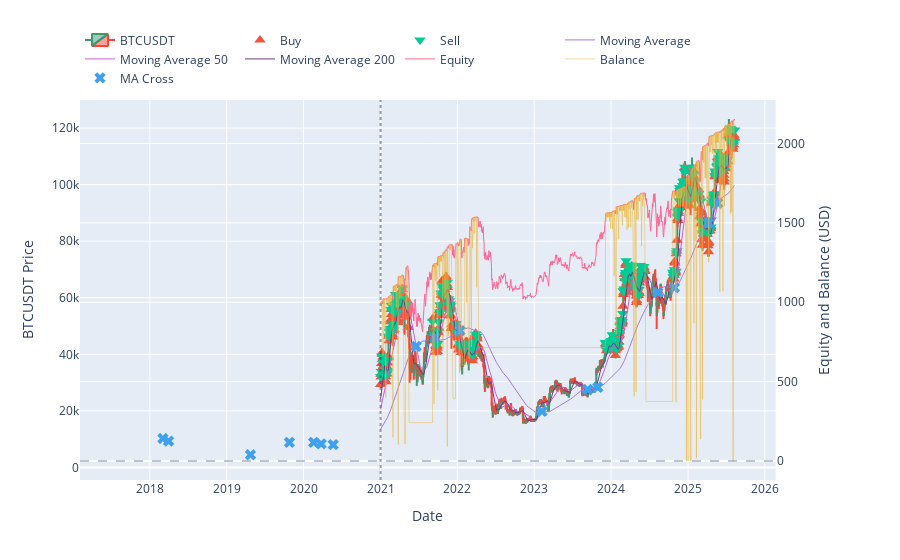

Notebook source saved alongside this figure:
### Code cell
# ---- PLOT: Candlesticks + Buy/Sell markers + Equity curve (secondary y-axis) ----
import plotly.graph_objects as go
from plotly.subplots import make_subplots
import pandas as pd

# 1) Build the same price window used for the forward test
window = df.loc[pd.to_datetime(deposit_date):pd.to_datetime(horizon_end)].copy()

# 2) Extract Buy/Sell points from your simulation outputs
buy_x = [t for (t, p, s) in buys_act]
buy_y = [p for (t, p, s) in buys_act]
sell_x = [t for (t, p, s) in sells_act]
sell_y = [p for (t, p, s) in sells_act]

# 3) Make a dual-axis figure: price on left, equity on right
fig = make_subplots(specs=[[{"secondary_y": True}]])

# Candlesticks (primary y)
fig.add_trace(
    go.Candlestick(
        x=window.index,
        open=window["open"], high=window["high"], low=window["low"], close=window["close"],
        name=f"{symbol}"
    ),
    secondary_y=False
)

# 4) Buy/Sell markers on price
if buy_x:
    fig.add_trace(
        go.Scatter(
            x=buy_x, y=buy_y,
            mode="markers",
            marker_symbol="triangle-up",
            marker_size=10,
            name="Buy",
            hovertemplate="Buy<br>%{x|%Y-%m-%d}<br>Price: %{y:.2f}<extra></extra>"
        ),
        secondary_y=False
    )

if sell_x:
    fig.add_trace(
        go.Scatter(
            x=sell_x, y=sell_y,
            mode="markers",
            marker_symbol="triangle-down",
            marker_size=10,
            name="Sell",
            hovertemplate="Sell<br>%{x|%Y-%m-%d}<br>Price: %{y:.2f}<extra></extra>"
        ),
        secondary_y=False
    )

# 5) Moving Average (secondary y)
fig.add_trace(
    go.Scatter(
        x=window.index,
        y=window["Moving Average 200"],
        mode="lines",
        name="Moving Average",
        hovertemplate="Moving Average<br>%{x|%Y-%m-%d}<br>$%{y:,.2f}<extra></extra>",
        line = dict(width=1, color = "#A679E0"),

    ),
    secondary_y=False
)

# 5) Moving Average (secondary y)
fig.add_trace(
    go.Scatter(
        x=window.index,
        y=window["Moving Average 50"],
        mode="lines",
        name="Moving Average 50",
        hovertemplate="Moving Average 50<br>%{x|%Y-%m-%d}<br>$%{y:,.2f}<extra></extra>",
        line = dict(width=1, color = "#C461CF"),

    ),
    secondary_y=False
)

# 5) Moving Average (secondary y)
fig.add_trace(
    go.Scatter(
        x=window.index,
        y=window["Moving Average"],
        mode="lines",
        name="Moving Average 200",
        hovertemplate="Moving Average 200<br>%{x|%Y-%m-%d}<br>$%{y:,.2f}<extra></extra>",
        line = dict(width=1, color = "#75387D"),

    ),
    secondary_y=False
)

# 5) Equity curve (secondary y)
fig.add_trace(
    go.Scatter(
        x=equity_act.index,
        y=equity_act["equity"],
        mode="lines",
        name="Equity",
        hovertemplate="Equity<br>%{x|%Y-%m-%d}<br>$%{y:,.2f}<extra></extra>",
        line = dict(width=1)
    ),
    secondary_y=True
)

# 5) Balance curve (secondary y)
fig.add_trace(
    go.Scatter(
        x=equity_act.index,
        y=equity_act["Balance"],
        mode="lines",
        name="Balance",
        hovertemplate="Balance<br>%{x|%Y-%m-%d}<br>$%{y:,.2f}<extra></extra>",
        line = dict(width=0.5, color = "#EDB437")

    ),
    secondary_y=True
)

# 6) Cross Mark =======================================================
fig.add_trace(
        go.Scatter(
            # x=df_cross1['time'], y=df_cross1['Moving Average'], # INPUT. Plot MA20 Crossing MA50
            # x=df_cross2['time'], y=df_cross2['Moving Average'], # INPUT. Plot MA20 Crossing MA200
            x=df_cross3['time'], y=df_cross3['Moving Average 50'],# INPUT. Plot MA50 Crossing MA200
            mode="markers",
            marker_symbol="x",
            marker_size=10,
            name="MA Cross",
            hovertemplate="MA Cross<br>%{x|%Y-%m-%d}<br>Price: %{y:.2f}<extra></extra>",
            marker = dict(color = "#3EA0EE")
        ),
        secondary_y=False
    )

# 6) Cosmetics: titles, axes, helpful guides
fig.update_layout(
    # title=f"Martingale • Candlesticks + Trades + Equity  |  {deposit_date} → {horizon_days}",
    legend=dict(orientation="h", yanchor="bottom", y=1.02, xanchor="left", x=0),
    hovermode="x unified"
)
fig.update_xaxes(title_text="Date", rangeslider_visible=False)

fig.update_yaxes(title_text=f"{symbol} Price", secondary_y=False)
fig.update_yaxes(title_text="Equity and Balance (USD)", secondary_y=True)

# Add a vertical line at the deposit/start date
fig.add_vline(x=pd.to_datetime(deposit_date), line_dash="dot", opacity=0.5)

# Optional: zero-equity reference line on the right axis
fig.add_hline(y=0, line_dash="dash", opacity=0.3, secondary_y=True)

fig.show()

### Figure 1 — Plotly figure (JSON) as saved in the notebook; plotly's stock layout.template omitted (floating-point values rounded to 4 significant figures; data arrays with more than 128 entries replaced by an {"elided": "..."} marker saying what was removed)
{"data": [{"close": {"elided": "1683 float values"}, "high": {"elided": "1683 float values"}, "low": {"elided": "1683 float values"}, "name": "BTCUSDT", "open": {"elided": "1683 float values"}, "type": "candlestick", "x": {"elided": "1683 str values"}, "xaxis": "x", "yaxis": "y"}, {"hovertemplate": "Buy<br>%{x|%Y-%m-%d}<br>Price: %{y:.2f}<extra></extra>", "marker": {"size": 10, "symbol": "triangle-up"}, "mode": "markers", "name": "Buy", "type": "scatter", "x": {"elided": "533 str values"}, "xaxis": "x", "y": {"elided": "533 float values"}, "yaxis": "y"}, {"hovertemplate": "Sell<br>%{x|%Y-%m-%d}<br>Price: %{y:.2f}<extra></extra>", "marker": {"size": 10, "symbol": "triangle-down"}, "mode": "markers", "name": "Sell", "type": "scatter", "x": {"elided": "235 str values"}, "xaxis": "x", "y": {"elided": "235 float values"}, "yaxis": "y"}, {"hovertemplate": "Moving Average<br>%{x|%Y-%m-%d}<br>$%{y:,.2f}<extra></extra>", "line": {"color": "#A679E0", "width": 1}, "mode": "lines", "name": "Moving Average", "type": "scatter", "x": {"elided": "1683 str values"}, "xaxis": "x", "y": {"elided": "1683 float values"}, "yaxis": "y"}, {"hovertemplate": "Moving Average 50<br>%{x|%Y-%m-%d}<br>$%{y:,.2f}<extra></extra>", "line": {"color": "#C461CF", "width": 1}, "mode": "lines", "name": "Moving Average 50", "type": "scatter", "x": {"elided": "1683 str values"}, "xaxis": "x", "y": {"elided": "1683 float values"}, "yaxis": "y"}, {"hovertemplate": "Moving Average 200<br>%{x|%Y-%m-%d}<br>$%{y:,.2f}<extra></extra>", "line": {"color": "#75387D", "width": 1}, "mode": "lines", "name": "Moving Average 200", "type": "scatter", "x": {"elided": "1683 str values"}, "xaxis": "x", "y": {"elided": "1683 float values"}, "yaxis": "y"}, {"hovertemplate": "Equity<br>%{x|%Y-%m-%d}<br>$%{y:,.2f}<extra></extra>", "line": {"width": 1}, "mode": "lines", "name": "Equity", "type": "scatter", "x": {"elided": "1683 str values"}, "xaxis": "x", "y": {"elided": "1683 float values"}, "yaxis": "y2"}, {"hovertemplate": "Balance<br>%{x|%Y-%m-%d}<br>$%{y:,.2f}<extra></extra>", "line": {"color": "#EDB437", "width": 0.5}, "mode": "lines", "name": "Balance", "type": "scatter", "x": {"elided": "1683 str values"}, "xaxis": "x", "y": {"elided": "1683 float values"}, "yaxis": "y2"}, {"hovertemplate": "MA Cross<br>%{x|%Y-%m-%d}<br>Price: %{y:.2f}<extra></extra>", "marker": {"color": "#3EA0EE", "size": 10, "symbol": "x"}, "mode": "markers", "name": "MA Cross", "type": "scatter", "x": ["2017-08-17T00:00:00.000000000", "2018-03-04T00:00:00.000000000", "2018-03-31T00:00:00.000000000", "2019-04-24T00:00:00.000000000", "2019-10-26T00:00:00.000000000", "2020-02-18T00:00:00.000000000", "2020-03-25T00:00:00.000000000", "2020-05-21T00:00:00.000000000", "2021-06-19T00:00:00.000000000", "2021-09-15T00:00:00.000000000", "2022-01-14T00:00:00.000000000", "2023-02-07T00:00:00.000000000", "2023-09-12T00:00:00.000000000", "2023-10-30T00:00:00.000000000", "2024-08-10T00:00:00.000000000", "2024-10-28T00:00:00.000000000", "2025-04-07T00:00:00.000000000", "2025-05-22T00:00:00.000000000"], "xaxis": "x", "y": [NaN, 10270.0, 9337.0, 4517.0, 8884.0, 8880.0, 8338.0, 8089.0, 42840.0, 45950.0, 48430.0, 19830.0, 27580.0, 28360.0, 61950.0, 63560.0, 86460.0, 93490.0], "yaxis": "y"}], "layout": {"hovermode": "x unified", "legend": {"orientation": "h", "x": 0, "xanchor": "left", "y": 1.02, "yanchor": "bottom"}, "shapes": [{"line": {"dash": "dot"}, "opacity": 0.5, "type": "line", "x0": "2021-01-01T00:00:00", "x1": "2021-01-01T00:00:00", "xref": "x", "y0": 0, "y1": 1, "yref": "y domain"}, {"line": {"dash": "dash"}, "opacity": 0.3, "type": "line", "x0": 0, "x1": 1, "xref": "x domain", "y0": 0, "y1": 0, "yref": "y2"}], "xaxis": {"anchor": "y", "domain": [0, 0.94], "rangeslider": {"visible": false}, "title": {"text": "Date"}}, "yaxis": {"anchor": "x", "domain": [0, 1], "title": {"text": "BTCUSDT Price"}}, "yaxis2": {"anchor": "x", "overlaying": "y", "side": "right", "title": {"text": "Equity and Balance (USD)"}}}}
